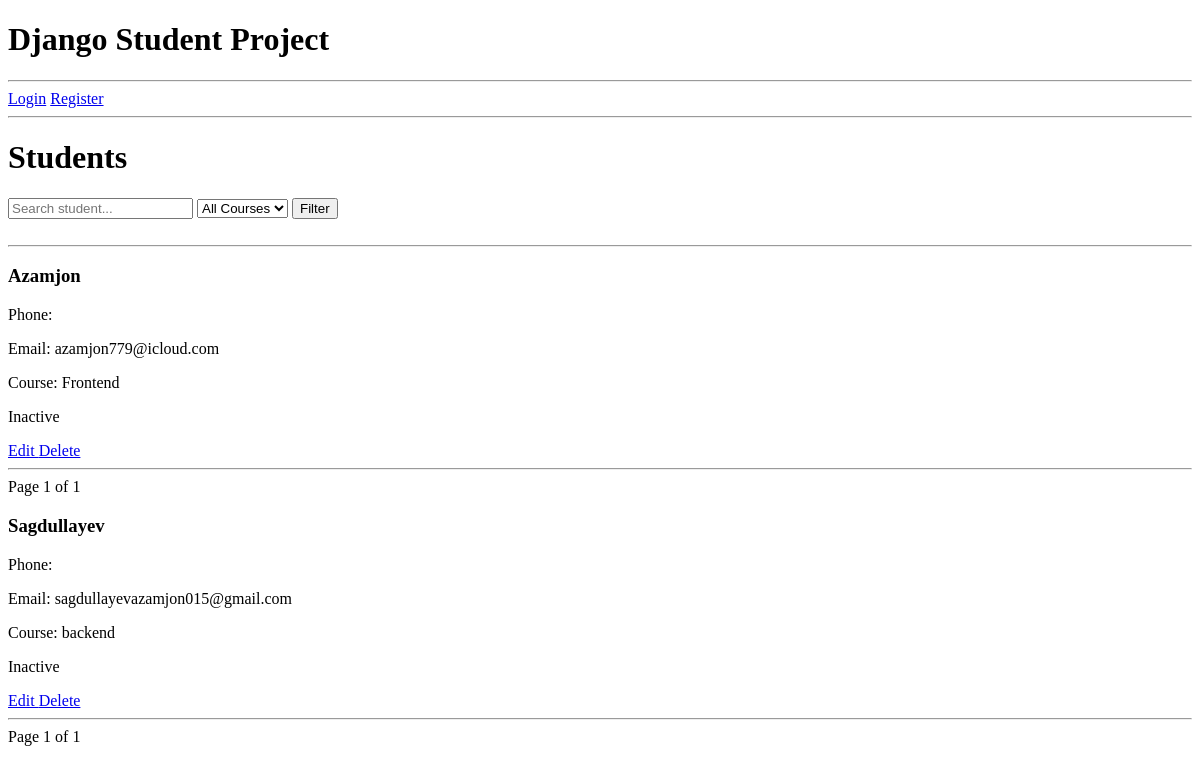
The app's page /, older data.
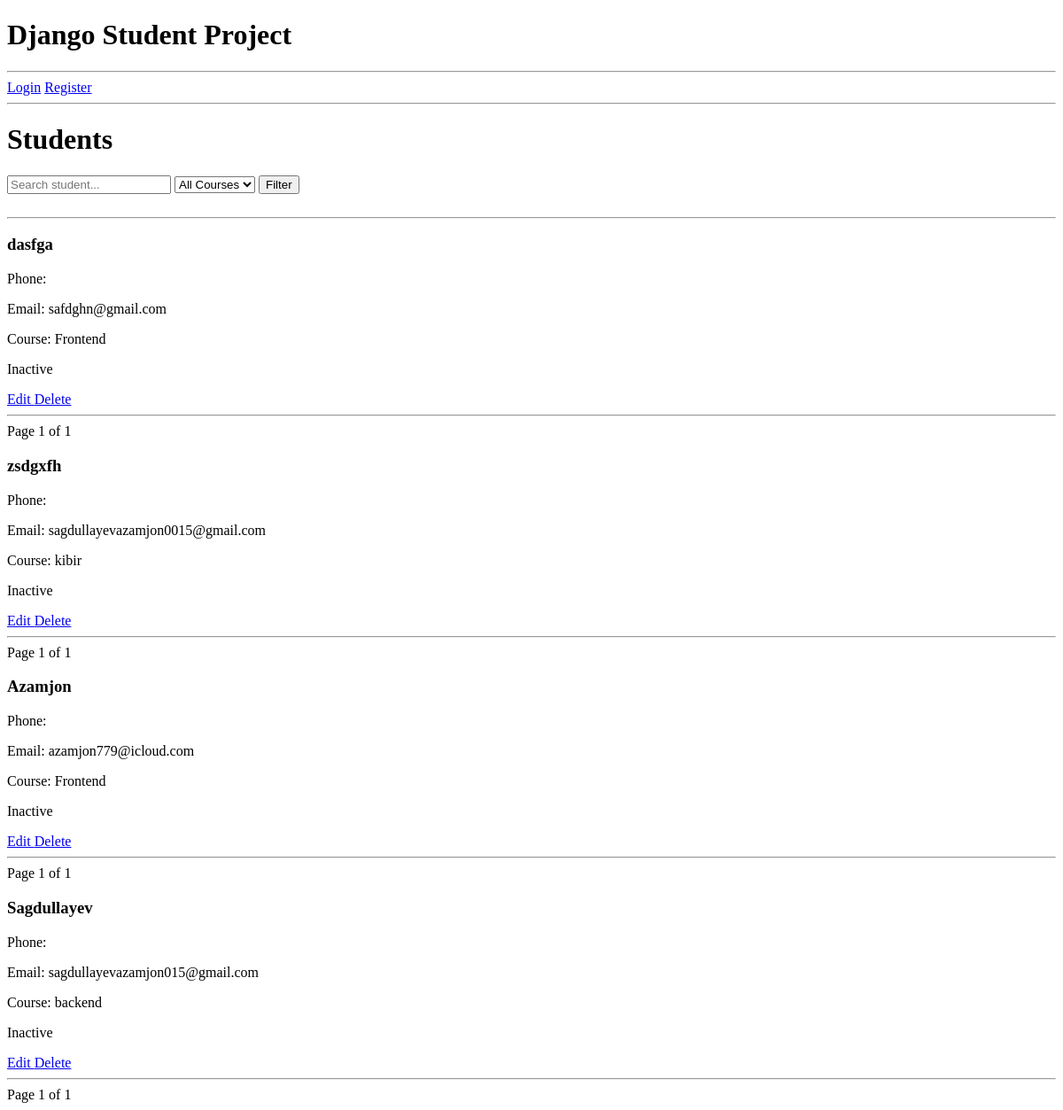
The same page, newer data.
### students/models.py (models this page shows, shortened)
class Student(models.Model):
    full_name = models.CharField(max_length=200)
    email = models.EmailField(unique=True)
    age = models.PositiveIntegerField()
    course = models.ForeignKey(
        Course,
        on_delete=models.CASCADE,
        related_name="students"
    )
    created_at = models.DateTimeField(auto_now_add=True)

class Course(models.Model):
    title = models.CharField(max_length=200)
    description = models.TextField()
    created_at = models.DateTimeField(auto_now_add=True)
    def __str__(self):
        return self.title

### students/views.py (the view)
# urls.py: path("", StudentListView.as_view(), name="student-list"),
class StudentListView(ListView):
    model = Student
    template_name = "student/student_list.html"
    context_object_name = "students"
    paginate_by = 5
    def get_queryset(self):
        students = Student.objects.all().order_by("-id")
        search = self.request.GET.get("search")
        course = self.request.GET.get("course")
        if search:
            students = students.filter(
                Q(full_name__icontains=search) |
                Q(email__icontains=search)
            )
        if course:
            students = students.filter(course_id=course)
        return students
    def get_context_data(self, **kwargs):
        context = super().get_context_data(**kwargs)
        context["courses"] = Course.objects.all()
        return context

### templates/student/student_list.html (shortened to what this page needs)
{% extends 'base.html' %}
{% load static %}
{% block content %}
<h1>Students</h1>
<form method="get">
    <input type="text"
           name="search"
           placeholder="Search student..."
           value="{{ request.GET.search }}">
    <select name="course">
        <option value="">All Courses</option>
    </select>
    <button type="submit">Filter</button>
</form>
<br>
<hr>
{% for student in students %}
    <h3>{{ student.full_name }}</h3>
    <p>Phone: {{ student.phone }}</p>
    <p>Email: {{ student.email }}</p>
    <p>Course: {{ student.course }}</p>
    {% if student.is_active %}
        <p>Active</p>
    {% else %}
        <p>Inactive</p>
    {% endif %}
    <a href="{% url 'student-edit' student.id %}">
        Edit
    </a>
    <a href="{% url 'student-delete' student.id %}">
        Delete
    </a>
    <hr>
    <div>
        <span>
        Page {{ page_obj.number }} of {{ page_obj.paginator.num_pages }}
    </span>
    </div>
{% empty %}
    <h2>No students found</h2>
{% endfor %}
{% endblock %}

### templates/base.html (shortened to what this page needs)
<!DOCTYPE html>
<html lang="en">
<head>
</head>
<body>
<h1>Django Student Project</h1>
<hr>
{% if request.user.is_authenticated %}
    <p>
        Salom, <b>{{ request.user.username }}</b>
    </p>
    <p>
        Role: {{ request.user.role|default:"No role" }}
    </p>
    <a href="{% url 'logout' %}">Logout</a>
{% else %}
    <a href="{% url 'login' %}">Login</a>
    <a href="{% url 'register' %}">Register</a>
{% endif %}
<hr>
{% block content %}
{% endblock %}
</body>
</html>

Row changes from the older to the newer data that the page shows:
added Student: full_name "dasfga", email "safdghn@gmail.com", course "Frontend", number "1", paginator.num_pages "1"
added Student: full_name "zsdgxfh", email "sagdullayevazamjon0015@gmail.com", course "kibir", number "1", paginator.num_pages "1"
